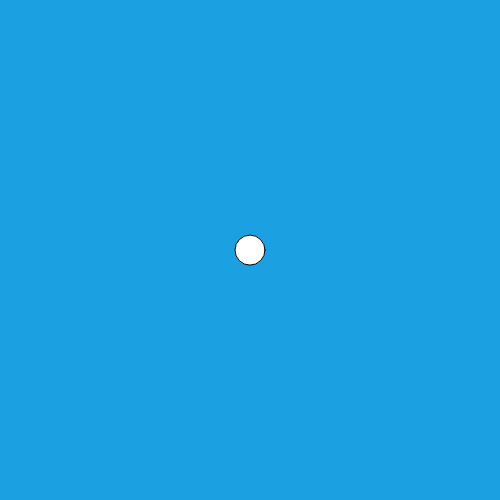
Frame 1 (no input)
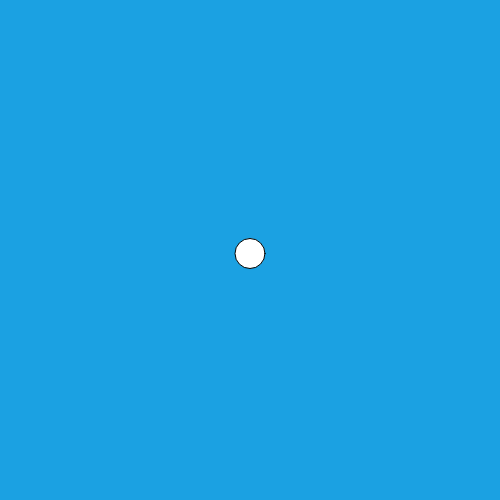
Frame 60 (no input)
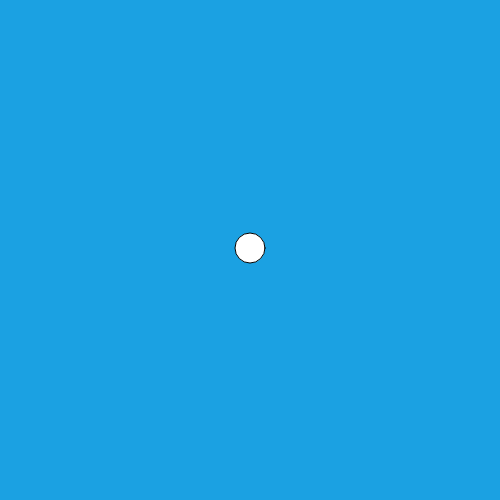
Frame 120 (the mouse pressed at the canvas centre since frame 60)

The p5.js sketch that drew these frames (run headless with seeded random() and noise() and a simulated clock; from frame 60 on, the mouse is pressed at the canvas centre):

// p5.js sketch
// ── sketch.js
var mover;
function setup() {
  createCanvas(500, 500);
  mover = new Mover();
}

function draw() {
  background(27, 161, 226);
  mover.update();
  mover.display();
  if (mouseIsPressed) {
    addMouseForce();
  }
}

function addMouseForce() {
  var mouseLoc = createVector(mouseX, mouseY);
  var moverLoc = mover.loc;
  var diffLoc = mouseLoc.sub(moverLoc);
  diffLoc.mult(0.003);
  mover.applyForce(diffLoc);
}

// ── mover.js
class Mover {
  constructor() {
    this.loc = createVector(width/2, height/2);
    this.vel = createVector(0,0);
    this.acc = createVector(0, 0.1);
  }

  applyForce(force) {
    this.acc.add(force);
  }

  update() {
    this.vel.add(this.acc);
    this.loc.add(this.vel);
    this.vel.mult(0.98);
    this.acc.mult(0);

    /*if (this.loc.y > height){
      this.loc.y = 0;
    } else if ( this.loc.y < 0 ) {
      this.loc.y = height;
    }

    if (this.loc.x > width) {
      this.loc.x = 0;
    } else if ( this.loc.x < 0) {
      this.loc.x = width;
    }*/

  }

  display() {
    ellipse(this.loc.x, this.loc.y, 30, 30);
  }
}
